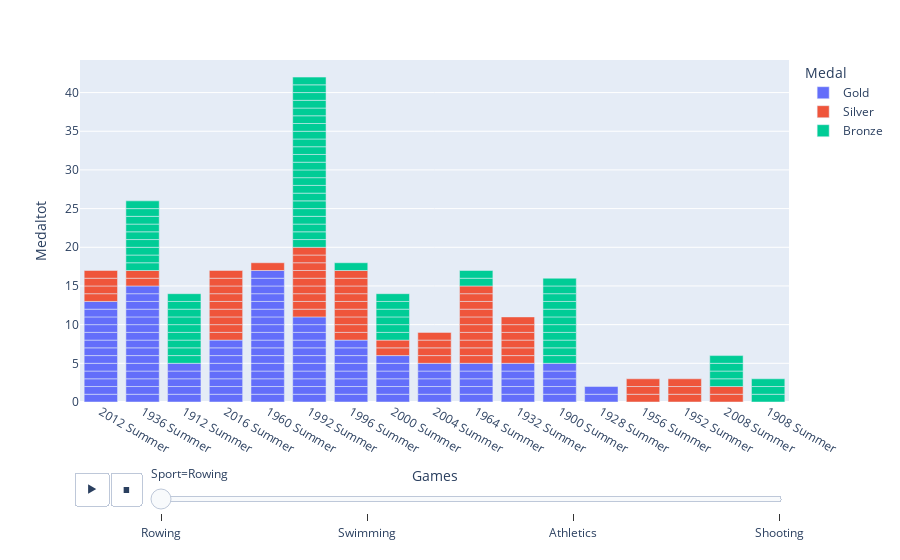

This figure's notebook cell:
### Code cell
import plotly_express as px

df_ger_medal_pop=df_ger_medal[df_ger_medal["Sport"].isin(["Athletics", "Rowing", "Swimming", "Shooting"])]



px.bar(df_ger_medal_pop, x="Games", y="Medaltot", color="Medal", animation_frame="Sport")

### Figure 1 — Plotly figure (JSON) as saved in the notebook; plotly's stock layout.template omitted (floating-point values rounded to 4 significant figures)
{"data": [{"alignmentgroup": "True", "hovertemplate": "Medal=Gold<br>Sport=Rowing<br>Games=%{x}<br>Medaltot=%{y}<extra></extra>", "legendgroup": "Gold", "marker": {"color": "#636efa", "pattern": {"shape": ""}}, "name": "Gold", "offsetgroup": "Gold", "orientation": "v", "showlegend": true, "textposition": "auto", "type": "bar", "x": ["2012 Summer", "1936 Summer", "1936 Summer", "1912 Summer", "2016 Summer", "1936 Summer", "1960 Summer", "1992 Summer", "1996 Summer", "2000 Summer", "2004 Summer", "1964 Summer", "1960 Summer", "1936 Summer", "1960 Summer", "1936 Summer", "1932 Summer", "2000 Summer", "2004 Summer", "1912 Summer", "1912 Summer", "1936 Summer", "1900 Summer", "1900 Summer", "1900 Summer", "2012 Summer", "2016 Summer", "1936 Summer", "1992 Summer", "1996 Summer", "1964 Summer", "1932 Summer", "1960 Summer", "2012 Summer", "1936 Summer", "1900 Summer", "1960 Summer", "1992 Summer", "1996 Summer", "2000 Summer", "2000 Summer", "2004 Summer", "2012 Summer", "1992 Summer", "1960 Summer", "2016 Summer", "1960 Summer", "2000 Summer", "2004 Summer", "1936 Summer", "1912 Summer", "1936 Summer", "2012 Summer", "1932 Summer", "1928 Summer", "1928 Summer", "1992 Summer", "2012 Summer", "1992 Summer", "1932 Summer", "1964 Summer", "1960 Summer", "1964 Summer", "1960 Summer", "1992 Summer", "2012 Summer", "1960 Summer", "1960 Summer", "1936 Summer", "1960 Summer", "1996 Summer", "2004 Summer", "2012 Summer", "1936 Summer", "1960 Summer", "1960 Summer", "2016 Summer", "2012 Summer", "1992 Summer", "2012 Summer", "2016 Summer", "1960 Summer", "2012 Summer", "2016 Summer", "1936 Summer", "1996 Summer", "1932 Summer", "1992 Summer", "1996 Summer", "1936 Summer", "2016 Summer", "2000 Summer", "1900 Summer", "1992 Summer", "1996 Summer", "1936 Summer", "1960 Summer", "2012 Summer", "2016 Summer", "1964 Summer", "2012 Summer", "1912 Summer", "1992 Summer", "1996 Summer", "1960 Summer"], "xaxis": "x", "y": [1, 1, 1, 1, 1, 1, 1, 1, 1, 1, 1, 1, 1, 1, 1, 1, 1, 1, 1, 1, 1, 1, 1, 1, 1, 1, 1, 1, 1, 1, 1, 1, 1, 1, 1, 1, 1, 1, 1, 1, 1, 1, 1, 1, 1, 1, 1, 1, 1, 1, 1, 1, 1, 1, 1, 1, 1, 1, 1, 1, 1, 1, 1, 1, 1, 1, 1, 1, 1, 1, 1, 1, 1, 1, 1, 1, 1, 1, 1, 1, 1, 1, 1, 1, 1, 1, 1, 1, 1, 1, 1, 1, 1, 1, 1, 1, 1, 1, 1, 1, 1, 1, 1, 1, 1], "yaxis": "y"}, {"alignmentgroup": "True", "hovertemplate": "Medal=Silver<br>Sport=Rowing<br>Games=%{x}<br>Medaltot=%{y}<extra></extra>", "legendgroup": "Silver", "marker": {"color": "#EF553B", "pattern": {"shape": ""}}, "name": "Silver", "offsetgroup": "Silver", "orientation": "v", "showlegend": true, "textposition": "auto", "type": "bar", "x": ["1964 Summer", "1964 Summer", "1932 Summer", "1992 Summer", "1956 Summer", "1996 Summer", "2012 Summer", "1964 Summer", "1964 Summer", "2000 Summer", "2004 Summer", "1932 Summer", "1956 Summer", "1992 Summer", "1932 Summer", "2016 Summer", "1992 Summer", "1932 Summer", "1932 Summer", "1952 Summer", "1960 Summer", "1964 Summer", "1992 Summer", "1996 Summer", "2008 Summer", "2016 Summer", "2016 Summer", "1936 Summer", "1992 Summer", "1996 Summer", "1996 Summer", "2016 Summer", "1932 Summer", "1952 Summer", "1964 Summer", "2016 Summer", "1952 Summer", "2016 Summer", "2004 Summer", "2012 Summer", "1992 Summer", "1936 Summer", "1964 Summer", "1992 Summer", "2004 Summer", "2016 Summer", "1996 Summer", "2012 Summer", "2016 Summer", "2016 Summer", "1964 Summer", "1996 Summer", "1996 Summer", "2008 Summer", "2012 Summer", "1996 Summer", "2000 Summer", "1992 Summer", "1956 Summer", "1964 Summer", "2004 Summer", "1964 Summer", "1996 Summer", "1992 Summer"], "xaxis": "x", "y": [1, 1, 1, 1, 1, 1, 1, 1, 1, 1, 1, 1, 1, 1, 1, 1, 1, 1, 1, 1, 1, 1, 1, 1, 1, 1, 1, 1, 1, 1, 1, 1, 1, 1, 1, 1, 1, 1, 1, 1, 1, 1, 1, 1, 1, 1, 1, 1, 1, 1, 1, 1, 1, 1, 1, 1, 1, 1, 1, 1, 1, 1, 1, 1], "yaxis": "y"}, {"alignmentgroup": "True", "hovertemplate": "Medal=Bronze<br>Sport=Rowing<br>Games=%{x}<br>Medaltot=%{y}<extra></extra>", "legendgroup": "Bronze", "marker": {"color": "#00cc96", "pattern": {"shape": ""}}, "name": "Bronze", "offsetgroup": "Bronze", "orientation": "v", "showlegend": true, "textposition": "auto", "type": "bar", "x": ["1900 Summer", "1992 Summer", "1912 Summer", "1912 Summer", "2008 Summer", "1912 Summer", "1900 Summer", "1912 Summer", "1992 Summer", "1908 Summer", "1992 Summer", "1900 Summer", "1900 Summer", "1992 Summer", "2000 Summer", "1992 Summer", "2000 Summer", "2000 Summer", "1936 Summer", "1992 Summer", "1992 Summer", "1964 Summer", "1936 Summer", "1992 Summer", "1992 Summer", "1900 Summer", "1900 Summer", "1936 Summer", "1996 Summer", "1900 Summer", "1912 Summer", "1936 Summer", "2008 Summer", "1936 Summer", "1912 Summer", "1992 Summer", "1900 Summer", "1900 Summer", "1992 Summer", "2008 Summer", "1992 Summer", "1992 Summer", "1992 Summer", "1936 Summer", "1912 Summer", "1992 Summer", "1936 Summer", "1912 Summer", "1900 Summer", "2000 Summer", "1992 Summer", "2008 Summer", "1936 Summer", "1964 Summer", "1992 Summer", "1992 Summer", "1908 Summer", "1992 Summer", "1992 Summer", "1912 Summer", "2000 Summer", "1936 Summer", "1908 Summer", "1992 Summer", "1900 Summer", "2000 Summer", "1992 Summer"], "xaxis": "x", "y": [1, 1, 1, 1, 1, 1, 1, 1, 1, 1, 1, 1, 1, 1, 1, 1, 1, 1, 1, 1, 1, 1, 1, 1, 1, 1, 1, 1, 1, 1, 1, 1, 1, 1, 1, 1, 1, 1, 1, 1, 1, 1, 1, 1, 1, 1, 1, 1, 1, 1, 1, 1, 1, 1, 1, 1, 1, 1, 1, 1, 1, 1, 1, 1, 1, 1, 1], "yaxis": "y"}], "layout": {"barmode": "relative", "legend": {"title": {"text": "Medal"}, "tracegroupgap": 0}, "margin": {"t": 60}, "sliders": [{"active": 0, "currentvalue": {"prefix": "Sport="}, "len": 0.9, "pad": {"b": 10, "t": 60}, "steps": [{"args": [["Rowing"], {"frame": {"duration": 0, "redraw": true}, "fromcurrent": true, "mode": "immediate", "transition": {"duration": 0, "easing": "linear"}}], "label": "Rowing", "method": "animate"}, {"args": [["Swimming"], {"frame": {"duration": 0, "redraw": true}, "fromcurrent": true, "mode": "immediate", "transition": {"duration": 0, "easing": "linear"}}], "label": "Swimming", "method": "animate"}, {"args": [["Athletics"], {"frame": {"duration": 0, "redraw": true}, "fromcurrent": true, "mode": "immediate", "transition": {"duration": 0, "easing": "linear"}}], "label": "Athletics", "method": "animate"}, {"args": [["Shooting"], {"frame": {"duration": 0, "redraw": true}, "fromcurrent": true, "mode": "immediate", "transition": {"duration": 0, "easing": "linear"}}], "label": "Shooting", "method": "animate"}], "x": 0.1, "xanchor": "left", "y": 0, "yanchor": "top"}], "updatemenus": [{"buttons": [{"args": [null, {"frame": {"duration": 500, "redraw": true}, "fromcurrent": true, "mode": "immediate", "transition": {"duration": 500, "easing": "linear"}}], "label": "&#9654;", "method": "animate"}, {"args": [[null], {"frame": {"duration": 0, "redraw": true}, "fromcurrent": true, "mode": "immediate", "transition": {"duration": 0, "easing": "linear"}}], "label": "&#9724;", "method": "animate"}], "direction": "left", "pad": {"r": 10, "t": 70}, "showactive": false, "type": "buttons", "x": 0.1, "xanchor": "right", "y": 0, "yanchor": "top"}], "xaxis": {"anchor": "y", "domain": [0, 1], "title": {"text": "Games"}}, "yaxis": {"anchor": "x", "domain": [0, 1], "title": {"text": "Medaltot"}}}}
